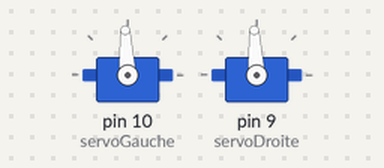
Bench run of a sketch on a simulated Arduino Uno, built with avr-gcc and run on an emulated ATmega328P. Shown: 2 × servo.

Above: at 2.7 s.
Timing chart, 0 to 4.2 s (numbered marks = the images above):
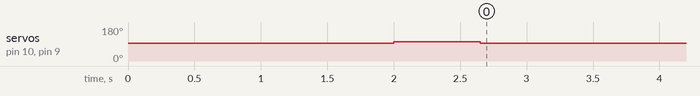

Measured:
- by itself, servo on pin 10 (servoGauche), servo on pin 9 (servoDroite): 93° → 102° at 2.0 s, → 93° 0.65 s later

The sketch:

Demi_Tour.ino
```cpp
#include <Servo.h>

Servo servoGauche;
Servo servoDroite;

// --- VALEUR À AJUSTER ---
#define TEMPS_DEMI_TOUR_TEST 650
// ------------------------

void setup() {
  servoGauche.attach(10);
  servoDroite.attach(9);

  // Arrêt initial
  servoGauche.writeMicroseconds(1500) ;
  servoDroite.writeMicroseconds(1500) ;
  delay(2000); // Laisse 2 secondes pour poser le robot par terre

  // Exécution du demi-tour (Rotation prolongée vers la droite)
  servoGauche.writeMicroseconds(1600) ;
  servoDroite.writeMicroseconds(1600) ;
  delay(TEMPS_DEMI_TOUR_TEST);

  // Arrêt définitif
  servoGauche.writeMicroseconds(1500) ;
  servoDroite.writeMicroseconds(1500) ;
}

void loop() {
  // On ne fait rien en boucle
}
```
